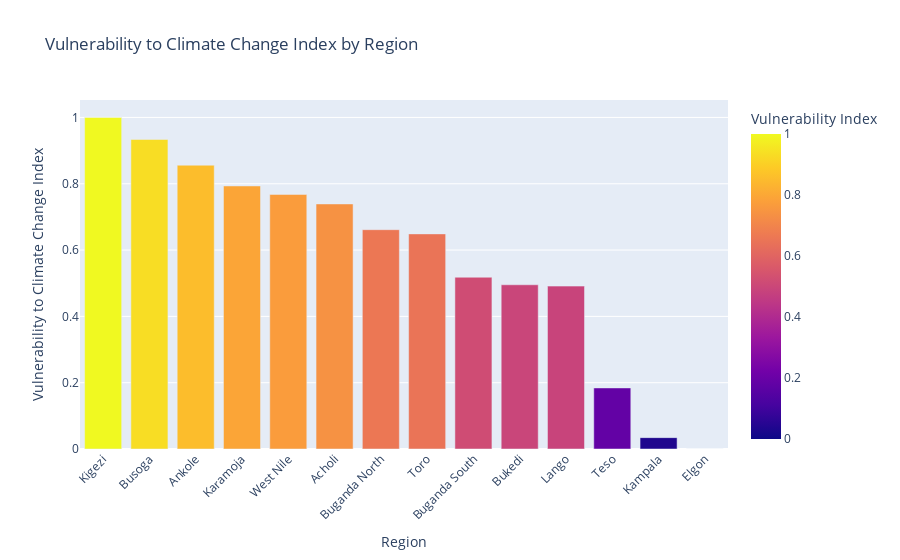

Write notebook code for a chart like this one.
### Code cell
# Bar Composite Vulnerability by Category
fig = px.bar(
    composite,
    x="Region",  # Regions (Acholi, Buganda, etc.)
    y="Vulnerability to Climate Change Index",  # Value to plot
    title="Vulnerability to Climate Change Index by Region",
    color="Vulnerability to Climate Change Index",  # Color scale based on value
    #color_continuous_scale="Reds"
)

# Rotate x-axis labels for readability
fig.update_layout(xaxis_tickangle=-45,
                  coloraxis_colorbar=dict(title="Vulnerability Index"))

### Figure 1 — Plotly figure (JSON) as saved in the notebook; plotly's stock layout.template omitted (floating-point values rounded to 4 significant figures)
{"data": [{"hovertemplate": "Region=%{x}<br>Vulnerability to Climate Change Index=%{marker.color}<extra></extra>", "legendgroup": "", "marker": {"color": [1.0, 0.9336, 0.856, 0.7933, 0.7678, 0.7391, 0.6615, 0.6488, 0.5181, 0.4953, 0.4913, 0.1842, 0.0343, 0.0], "coloraxis": "coloraxis", "pattern": {"shape": ""}}, "name": "", "orientation": "v", "showlegend": false, "textposition": "auto", "type": "bar", "x": ["Kigezi", "Busoga", "Ankole", "Karamoja", "West Nile", "Acholi", "Buganda North", "Toro", "Buganda South", "Bukedi", "Lango", "Teso", "Kampala", "Elgon"], "xaxis": "x", "y": [1.0, 0.9336, 0.856, 0.7933, 0.7678, 0.7391, 0.6615, 0.6488, 0.5181, 0.4953, 0.4913, 0.1842, 0.0343, 0.0], "yaxis": "y"}], "layout": {"barmode": "relative", "coloraxis": {"colorbar": {"title": {"text": "Vulnerability Index"}}, "colorscale": [[0, "#0d0887"], [0.1111, "#46039f"], [0.2222, "#7201a8"], [0.3333, "#9c179e"], [0.4444, "#bd3786"], [0.5556, "#d8576b"], [0.6667, "#ed7953"], [0.7778, "#fb9f3a"], [0.8889, "#fdca26"], [1, "#f0f921"]]}, "legend": {"tracegroupgap": 0}, "title": {"text": "Vulnerability to Climate Change Index by Region"}, "xaxis": {"anchor": "y", "domain": [0, 1], "tickangle": -45, "title": {"text": "Region"}}, "yaxis": {"anchor": "x", "domain": [0, 1], "title": {"text": "Vulnerability to Climate Change Index"}}}}
